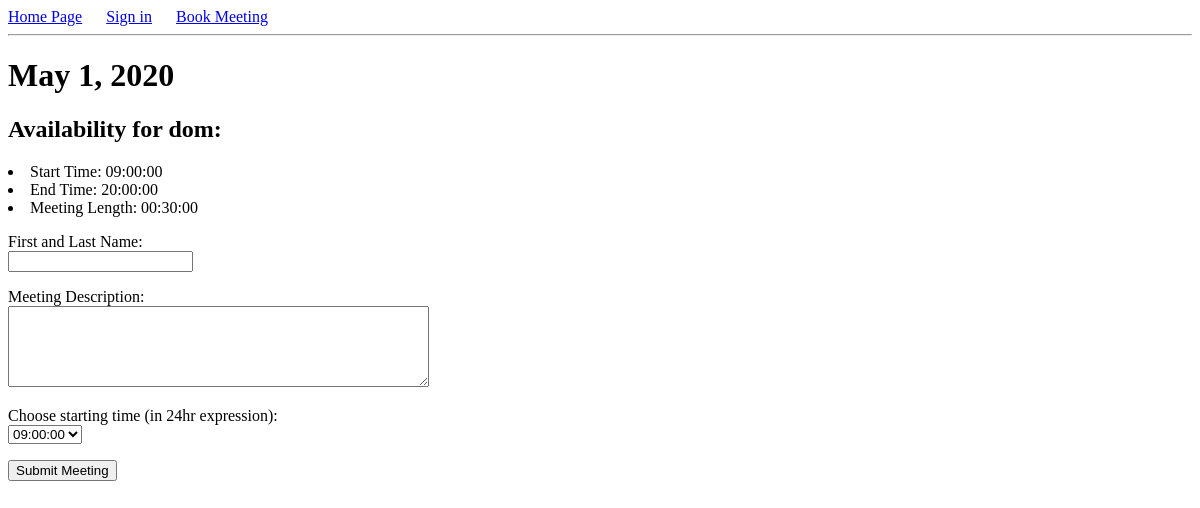
/book/dom/2020/May/1, run on an earlier commit of the app's database.
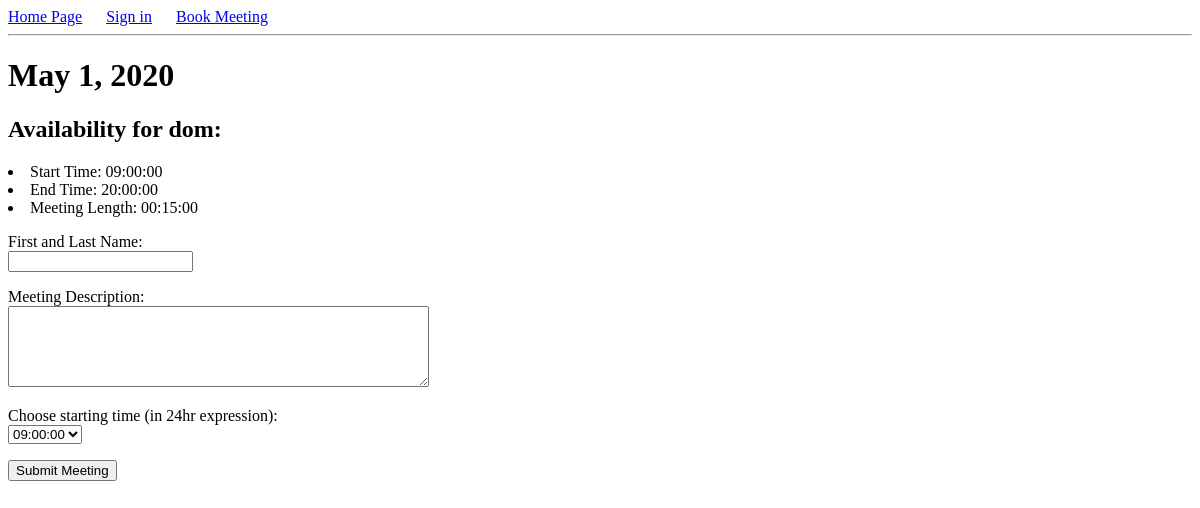
And on a later commit of the database.
### app/models.py (models this page shows, shortened)
class User(db.Model):
    id = db.Column(db.Integer, primary_key=True)
    username = db.Column(db.String(64), index=True, unique=True)
    email = db.Column(db.String(128), index=True, unique=True)
    password_hash = db.Column(db.String(128))
    availability_start = db.Column(db.Time, default= time(9, 0, 0))
    availability_end = db.Column(db.Time, default= time(15, 0, 0))
    meeting_duration = db.Column(db.Time, default= time(0, 30, 0))

### app/routes.py (the view, shortened to what this page needs)
@app.route('/book/<username>/<year>/<month>/<day>', methods=['GET', 'POST'])
def book(username, year, month, day):
    user = User.query.filter_by(username=username).first()
    form = MeetingForm()
    times = []
    start = str(user.availability_start)
    end = str(user.availability_end)
    start = start.split(':')[0]
    end = end.split(':')[0]
    if month == 'January':
        num_Month = 1
    if month == 'February':
        num_Month = 2
    if month == 'March':
        num_Month = 3
    if month == 'April':
        num_Month = 4
    if month == 'May':
        num_Month = 5
    if month == 'June':
        num_Month = 6
    if month == 'July':
        num_Month = 7
    if month == 'August':
        num_Month = 8
    if month == 'September':
        num_Month = 9
    if month == 'October':
        num_Month = 10
    if month == 'November':
        num_Month = 11
    if month == 'December':
        num_Month = 12
    taken_times = []
    M = Meeting.query.all()
    for m in M:
        if m.user_id == user.id:
            if m.time.year == int(year):
                if m.time.month == num_Month:
                    if m.time.day == int(day):
                        taken_times.append(m.time.hour)
    for i in range(int(end)):
        taken = False
        for j in taken_times:
            if i == j:
                taken = True
        if taken == False:
            if i >= int(start):
                if i < 10:
                    item = '0' + str(i) + ':00:00'
                    times.append([item, item])
                else:
                    item = str(i) + ':00:00'
                    times.append([item, item])
    form.startTime.choices = times
    return render_template('book.html',title='Book a Meeting', user=user, year=year, month=month, day=day, form = form)

### app/forms.py (shortened to what this page needs)
class MeetingForm(FlaskForm):
    Guest = StringField("First and Last Name: ", validators=[DataRequired()])
    description = StringField('Meeting Description: ',validators=[DataRequired()], widget=TextArea())
    startTime = SelectField('Choose starting time (in 24hr expression): ', coerce=str)
    submit = SubmitField('Submit Meeting')

### app/templates/book.html (shortened to what this page needs)
{% extends "base.html" %}
{% block content %}
    <h1>{{ month }} {{ day }}, {{ year }}</h1>
        <h2>Availability for {{ user.username }}:</h2>
            <li>Start Time: {{ user.availability_start }}</li>
            <li>End Time: {{ user.availability_end }}</li>
            <li>Meeting Length: {{ user.meeting_duration }}</li>
            <form action="" method="post" novalidate>
                <p>
                    {{ form.Guest.label }}<br>
                    {{ form.Guest }}
                </p>
                <p>
                    {{ form.description.label }}<br>
                    {{ form.description(cols = 50, rows = 5) }}
                </p>
                <p>
                    {{ form.startTime.label }}<br>
                    {{ form.startTime }}
                </p>
                <p>{{ form.submit() }}</p>
            </form>
{% endblock %}

What changed in the data, as far as the page shows it:
changed User "dom": meeting_duration "00:30:00" → "00:15:00"
